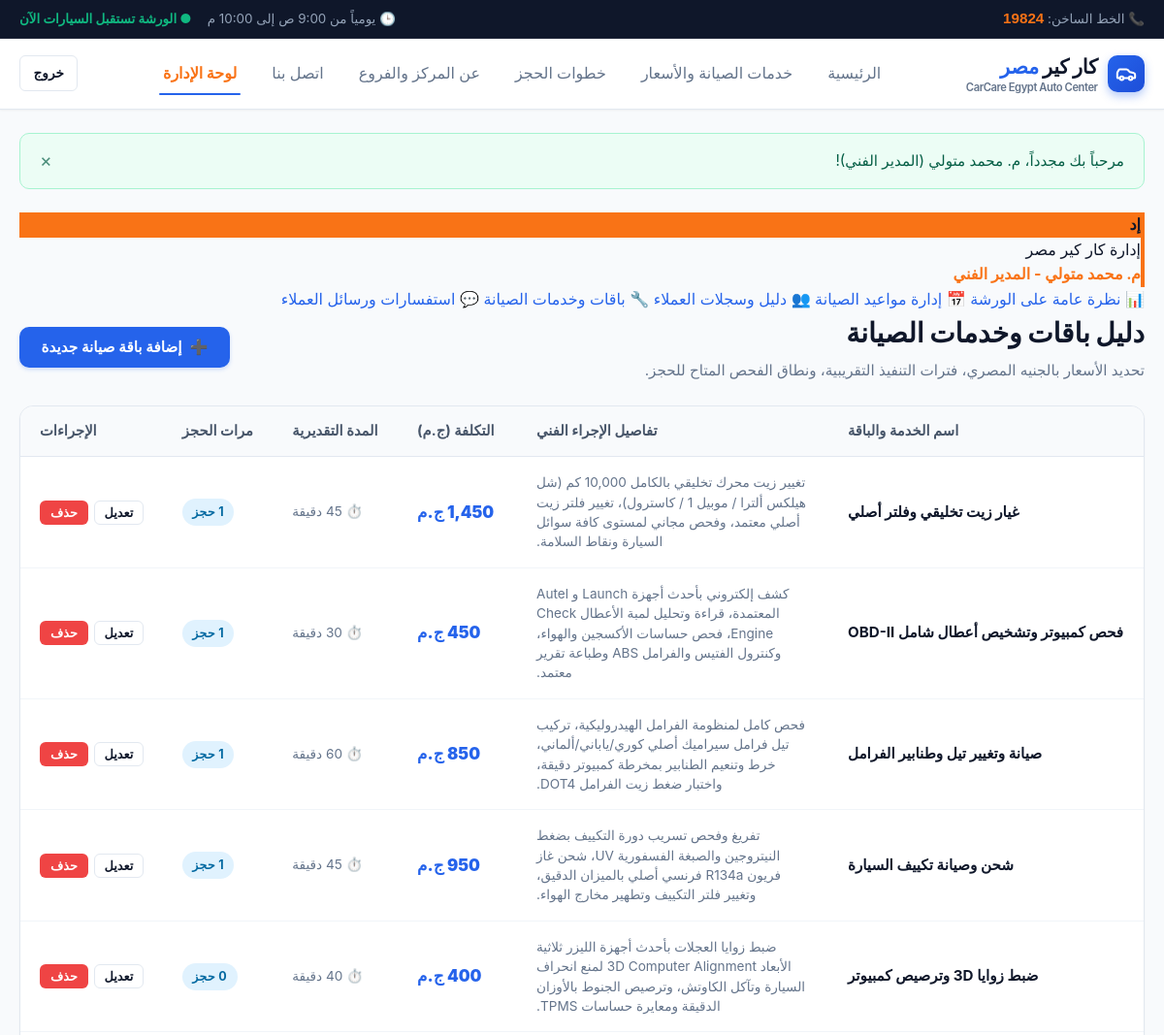
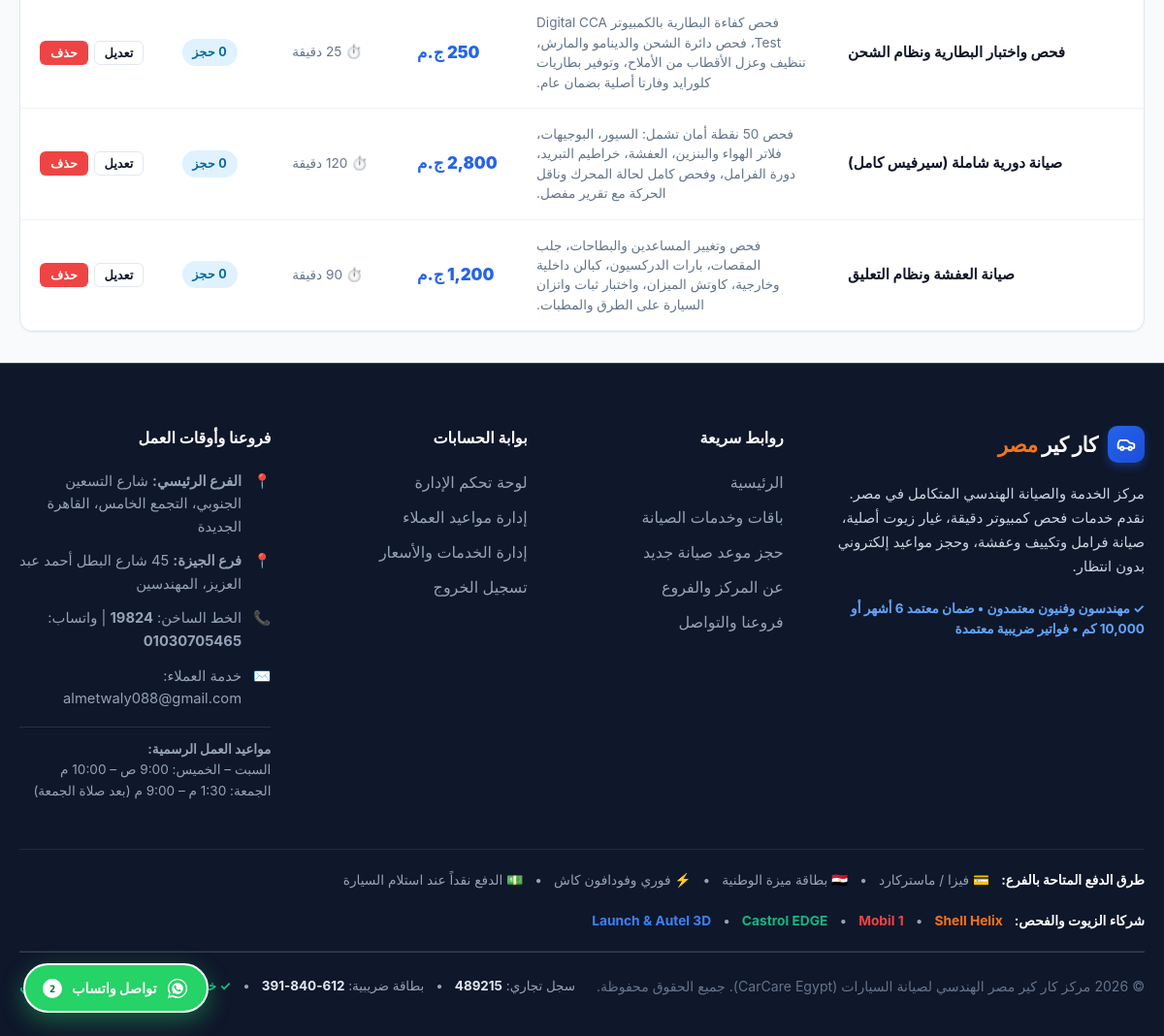
Screenshot of /admin/services.php (signed in) with the database file from the repository (2 pictures, top to bottom).
### tables this page shows
CREATE TABLE `services` (
  `id` INT AUTO_INCREMENT PRIMARY KEY,
  `name` VARCHAR(150) NOT NULL,
  `description` TEXT NOT NULL,
  `price` DECIMAL(10,2) NOT NULL,
  `duration` VARCHAR(50) NOT NULL,
  `image` VARCHAR(255) DEFAULT NULL,
  `created_at` TIMESTAMP DEFAULT CURRENT_TIMESTAMP
);

### includes/functions.php (called while the page is built, shortened)
<?php
function e(?string $value): string {
    return htmlspecialchars($value ?? '', ENT_QUOTES, 'UTF-8');
}
function baseUrl(string $path = ''): string {
    static $base = null;
    if ($base === null) {
        $scriptName = $_SERVER['SCRIPT_NAME'] ?? '';
        $dir = dirname($scriptName);
        $dir = str_replace('\\', '/', $dir);
        if (preg_match('#/(admin|dashboard)$#i', $dir)) {
            $dir = dirname($dir);
        }
        $base = rtrim($dir, '/');
        if ($base === '') {
            $base = '';
        }
    }
    $cleanPath = ltrim($path, '/');
    return ($base ? $base . '/' : '/') . $cleanPath;
}
function formatPrice($amount): string {
    return number_format((float)$amount, 0) . ' ج.م';
}

### admin/services.php (the view, shortened to what this page needs)
<?php
require_once __DIR__ . '/../includes/functions.php';
$pdo = getDBConnection();
try {
    $stmt = $pdo->query("SELECT s.*, (SELECT COUNT(*) FROM appointments a WHERE a.service_id = s.id) as bookings_count FROM services s ORDER BY s.id ASC");
    $services = $stmt->fetchAll();
} catch (PDOException $e) {
    $services = [];
}
require_once __DIR__ . '/../includes/header.php';
?>
<div class="dashboard-layout container">
  <aside class="dashboard-sidebar">
    <div class="dashboard-user-card" style="border-right:4px solid var(--accent);">
      <div class="user-avatar-circle" style="background:var(--accent); font-weight:800;">
        إد
      </div>
      <div class="user-name">إدارة كار كير مصر</div>
      <div class="user-email" style="color:var(--accent); font-weight:700;">م. محمد متولي - المدير الفني</div>
    </div>
    <nav class="sidebar-nav">
      <a href="<?= baseUrl('admin/index.php') ?>" class="sidebar-link">
        <span>📊</span> نظرة عامة على الورشة
      </a>
      <a href="<?= baseUrl('admin/appointments.php') ?>" class="sidebar-link">
        <span>📅</span> إدارة مواعيد الصيانة
      </a>
      <a href="<?= baseUrl('admin/customers.php') ?>" class="sidebar-link">
        <span>👥</span> دليل وسجلات العملاء
      </a>
      <a href="<?= baseUrl('admin/services.php') ?>" class="sidebar-link active">
        <span>🔧</span> باقات وخدمات الصيانة
      </a>
      <a href="<?= baseUrl('admin/messages.php') ?>" class="sidebar-link">
        <span>💬</span> استفسارات ورسائل العملاء
      </a>
    </nav>
  </aside>
  <main class="dashboard-content">
    <div style="display:flex; justify-content:space-between; align-items:center; flex-wrap:wrap; gap:1rem; margin-bottom:1.5rem;">
      <div>
        <h1 style="font-size:1.75rem; font-weight:900; color:var(--dark); margin-bottom:0.25rem;">
          دليل باقات وخدمات الصيانة
        </h1>
        <p style="color:var(--text-muted); font-size:0.95rem;">
          تحديد الأسعار بالجنيه المصري، فترات التنفيذ التقريبية، ونطاق الفحص المتاح للحجز.
        </p>
      </div>
      <button type="button" class="btn btn-primary" onclick="openAddServiceModal()">
        <span>➕</span> إضافة باقة صيانة جديدة
      </button>
    </div>
    <div class="table-card">
      <?php if (!empty($services)): ?>
        <div class="table-responsive">
          <table class="data-table">
            <thead>
              <tr>
                <th>اسم الخدمة والباقة</th>
                <th>تفاصيل الإجراء الفني</th>
                <th>التكلفة (ج.م)</th>
                <th>المدة التقديرية</th>
                <th>مرات الحجز</th>
                <th>الإجراءات</th>
              </tr>
            </thead>
            <tbody>
              <?php foreach ($services as $svc): ?>
                <tr>
                  <td>
                    <strong style="color:var(--dark); font-size:0.95rem;"><?= e($svc['name']) ?></strong>
                  </td>
                  <td style="max-width:320px; font-size:0.85rem; color:var(--text-muted); line-height:1.5;">
                    <?= e($svc['description']) ?>
                  </td>
                  <td style="font-weight:900; color:var(--primary); font-size:1.05rem;">
                    <?= formatPrice($svc['price']) ?>
                  </td>
                  <td>
                    <span style="font-size:0.85rem; color:var(--text-muted);">⏱️ <?= e($svc['duration']) ?></span>
                  </td>
                  <td>
                    <span class="badge" style="background:#e0f2fe; color:#0369a1; font-weight:700;">
                      <?= (int)$svc['bookings_count'] ?> حجز
                    </span>
                  </td>
                  <td>
                    <div style="display:flex; gap:0.4rem;">
                      <button type="button"
                              class="btn btn-secondary btn-sm"
                              style="padding:0.25rem 0.6rem; font-size:0.8rem;"
                              onclick="openEditServiceModal(<?= htmlspecialchars(json_encode($svc, JSON_UNESCAPED_UNICODE), ENT_QUOTES, 'UTF-8') ?>)">
                        تعديل
                      </button>
                      <form action="<?= baseUrl('admin/services.php') ?>" method="POST" onsubmit="return confirm('هل أنت متأكد من حذف باقة \'<?= e($svc['name']) ?>\'؟');" style="margin:0;">
                        <button type="submit" class="btn btn-danger btn-sm" style="padding:0.25rem 0.6rem; font-size:0.8rem;">
                          حذف
                        </button>
                      </form>
                    </div>
                  </td>
                </tr>
              <?php endforeach; ?>
            </tbody>
          </table>
        </div>
      <?php else: ?>
        <div class="empty-state">
          <p>لا توجد خدمات مسجلة في القائمة حالياً.</p>
        </div>
      <?php endif; ?>
    </div>
  </main>
</div>
<?php require_once __DIR__ . '/../includes/footer.php'; ?>

### assets/css/style.css (style rules this page uses)
:root { --primary: #2563eb; --primary-hover: #1d4ed8; --primary-light: #eff6ff; --primary-dark: #1e3a8a; --accent: #f97316; --accent-hover: #ea580c; --dark: #0f172a; --dark-surface: #1e293b; --dark-border: #334155; --text-main: #0f172a; --text-muted: #64748b; --text-light: #94a3b8; --bg-page: #f8fafc; --bg-card: #ffffff; --border-color: #e2e8f0; --border-light: #f1f5f9; --success: #10b981; --success-bg: #ecfdf5; --warning: #f59e0b; --warning-bg: #fffbeb; --danger: #ef4444; --danger-bg: #fef2f2; --info: #0ea5e9; --info-bg: #f0f9ff; --shadow-sm: 0 1px 2px 0 rgba(0, 0, 0, 0.05); --shadow-md: 0 4px 6px -1px rgba(0, 0, 0, 0.08), 0 2px 4px -2px rgba(0, 0, 0, 0.05); --shadow-lg: 0 10px 15px -3px rgba(0, 0, 0, 0.08), 0 4px 6px -4px rgba(0, 0, 0, 0.05); --shadow-xl: 0 20px 25px -5px rgba(0, 0, 0, 0.1), 0 8px 10px -6px rgba(0, 0, 0, 0.05); --radius-sm: 6px; --radius-md: 10px; --radius-lg: 14px; --radius-full: 9999px; --transition: all 0.2s cubic-bezier(0.4, 0, 0.2, 1); --font-sans: -apple-system, BlinkMacSystemFont, "Segoe UI", Roboto, "Helvetica Neue", Arial, sans-serif; }
*, *::before, *::after { box-sizing: border-box; margin: 0; padding: 0; }
html { font-size: 16px; scroll-behavior: smooth; }
body { font-family: var(--font-sans); background-color: var(--bg-page); color: var(--text-main); line-height: 1.6; display: flex; flex-direction: column; min-height: 100vh; -webkit-font-smoothing: antialiased; }
a { color: var(--primary); text-decoration: none; transition: var(--transition); }
button, input, select, textarea { font-family: inherit; font-size: 1rem; }
.container { width: 100%; max-width: 1200px; margin-left: auto; margin-right: auto; padding-left: 1.25rem; padding-right: 1.25rem; }
.btn { display: inline-flex; align-items: center; justify-content: center; gap: 0.5rem; font-weight: 600; padding: 0.65rem 1.35rem; border-radius: var(--radius-md); border: 1px solid transparent; cursor: pointer; transition: var(--transition); text-decoration: none; font-size: 0.95rem; white-space: nowrap; }
.btn-primary { background-color: var(--primary); color: #ffffff !important; box-shadow: 0 2px 4px rgba(37, 99, 235, 0.2); }
.btn-secondary { background-color: #ffffff; color: var(--text-main); border-color: var(--border-color); }
.btn-danger { background-color: var(--danger); color: #ffffff !important; }
.btn-sm { padding: 0.4rem 0.85rem; font-size: 0.85rem; border-radius: var(--radius-sm); }
.table-card { background: var(--bg-card); border: 1px solid var(--border-color); border-radius: var(--radius-lg); box-shadow: var(--shadow-sm); overflow: hidden; margin-bottom: 2rem; }
.table-responsive { width: 100%; overflow-x: auto; }
.data-table { width: 100%; border-collapse: collapse; text-align: left; font-size: 0.92rem; }
.data-table th { background-color: var(--bg-page); padding: 0.85rem 1.25rem; font-weight: 700; color: #475569; border-bottom: 1px solid var(--border-color); white-space: nowrap; }
.data-table td { padding: 1rem 1.25rem; border-bottom: 1px solid var(--border-light); vertical-align: middle; }
.badge { display: inline-flex; align-items: center; gap: 0.35rem; padding: 0.25rem 0.65rem; border-radius: var(--radius-full); font-size: 0.78rem; font-weight: 700; text-transform: uppercase; letter-spacing: 0.03em; }

### rows the page displays
services: name "غيار زيت تخليقي وفلتر أصلي", description "تغيير زيت محرك تخليقي بالكامل 10,000 كم (شل هيلكس ألترا / موبيل 1 / كاسترول)، تغيير فلتر زيت أصلي معتمد، وفحص مجاني لمستوى كافة سوائل السيارة ونقاط السلامة.", price "1,450 ج.م", duration "45 دقيقة", bookings_count "1"
services: name "فحص كمبيوتر وتشخيص أعطال شامل OBD-II", description "كشف إلكتروني بأحدث أجهزة Launch و Autel المعتمدة، قراءة وتحليل لمبة الأعطال Check Engine، فحص حساسات الأكسجين والهواء، وكنترول الفتيس والفرامل ABS وطباعة تقرير معتمد.", price "450 ج.م", duration "30 دقيقة", bookings_count "1"
services: name "صيانة وتغيير تيل وطنابير الفرامل", description "فحص كامل لمنظومة الفرامل الهيدروليكية، تركيب تيل فرامل سيراميك أصلي كوري/ياباني/ألماني، خرط وتنعيم الطنابير بمخرطة كمبيوتر دقيقة، واختبار ضغط زيت الفرامل DOT4.", price "850 ج.م", duration "60 دقيقة", bookings_count "1"
services: name "شحن وصيانة تكييف السيارة", description "تفريغ وفحص تسريب دورة التكييف بضغط النيتروجين والصبغة الفسفورية UV، شحن غاز فريون R134a فرنسي أصلي بالميزان الدقيق، وتغيير فلتر التكييف وتطهير مخارج الهواء.", price "950 ج.م", duration "45 دقيقة", bookings_count "1"
services: name "ضبط زوايا 3D وترصيص كمبيوتر", description "ضبط زوايا العجلات بأحدث أجهزة الليزر ثلاثية الأبعاد 3D Computer Alignment لمنع انحراف السيارة وتآكل الكاوتش، وترصيص الجنوط بالأوزان الدقيقة ومعايرة حساسات TPMS.", price "400 ج.م", duration "40 دقيقة", bookings_count "0"
services: name "فحص واختبار البطارية ونظام الشحن", description "فحص كفاءة البطارية بالكمبيوتر Digital CCA Test، فحص دائرة الشحن والدينامو والمارش، تنظيف وعزل الأقطاب من الأملاح، وتوفير بطاريات كلورايد وفارتا أصلية بضمان عام.", price "250 ج.م", duration "25 دقيقة", bookings_count "0"
services: name "صيانة دورية شاملة (سيرفيس كامل)", description "فحص 50 نقطة أمان تشمل: السيور، البوجيهات، فلاتر الهواء والبنزين، العفشة، خراطيم التبريد، دورة الفرامل، وفحص كامل لحالة المحرك وناقل الحركة مع تقرير مفصل.", price "2,800 ج.م", duration "120 دقيقة", bookings_count "0"
services: name "صيانة العفشة ونظام التعليق", description "فحص وتغيير المساعدين والبطاحات، جلب المقصات، بارات الدركسيون، كبالن داخلية وخارجية، كاوتش الميزان، واختبار ثبات واتزان السيارة على الطرق والمطبات.", price "1,200 ج.م", duration "90 دقيقة", bookings_count "0"

### other values shown
$flash['message'] "مرحباً بك مجدداً، م. محمد متولي (المدير الفني)!"
